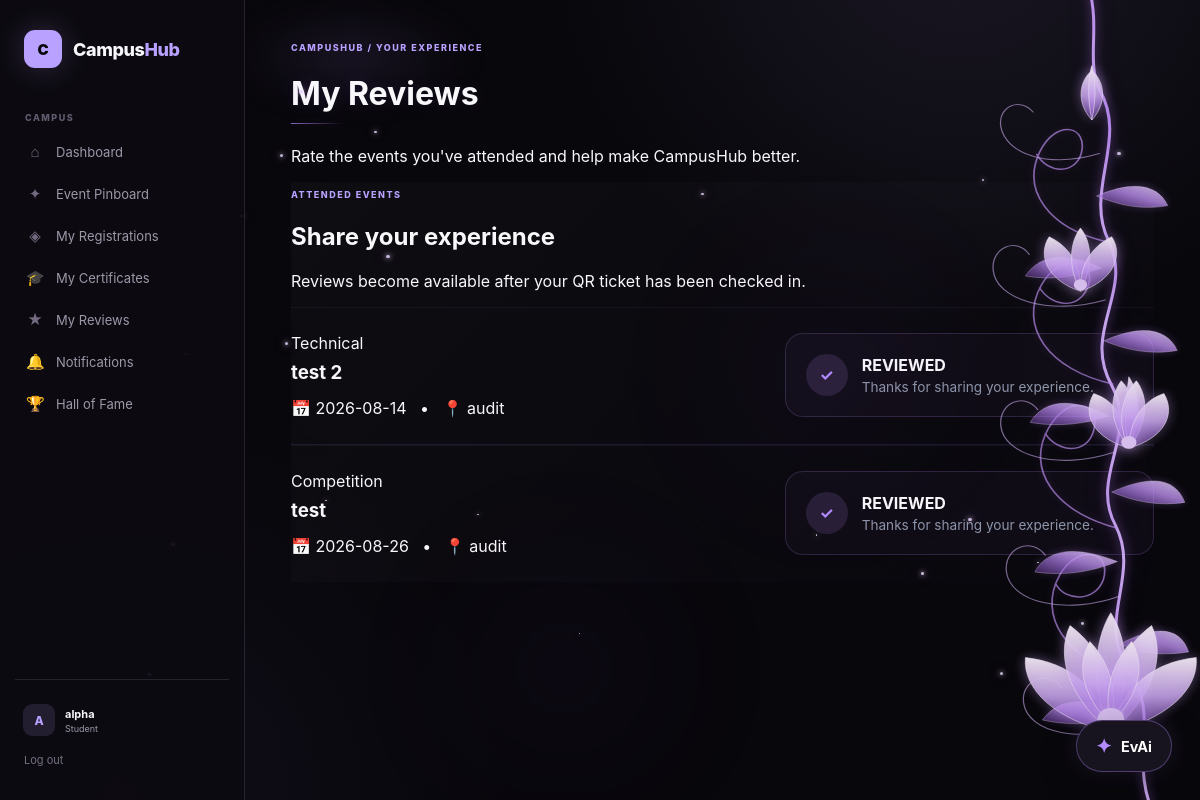
/events/reviews (signed in), run on the app's committed database.
### app/models.py (models this page shows, shortened)
class User(UserMixin, db.Model):
    id = db.Column(
        db.Integer,
        primary_key=True
    )
    name = db.Column(
        db.String(100),
        nullable=False
    )
    email = db.Column(
        db.String(150),
        unique=True,
        nullable=False
    )
    password_hash = db.Column(
        db.String(255),
        nullable=False
    )
    role = db.Column(
        db.String(30),
        nullable=False,
        default="student"
    )

class Event(db.Model):
    id = db.Column(
        db.Integer,
        primary_key=True
    )
    title = db.Column(
        db.String(150),
        nullable=False
    )
    description = db.Column(
        db.Text,
        nullable=False
    )
    event_type = db.Column(
        db.String(50),
        nullable=False
    )
    date = db.Column(
        db.String(20),
        nullable=False
    )
    start_time = db.Column(
        db.String(10),
        nullable=False
    )
    end_time = db.Column(
        db.String(10),
        nullable=False
    )
    venue = db.Column(
        db.String(150),
        nullable=False
    )
    expected_attendees = db.Column(
        db.Integer,
        default=0
    )
    budget = db.Column(
        db.Float,
        default=0
    )
    food_requirements = db.Column(
        db.Text,
        default=""
    )
    equipment_requirements = db.Column(
        db.Text,
        default=""
    )
    status = db.Column(
        db.String(30),
        default="pending"
    )
    organizer_id = db.Column(
        db.Integer,
        db.ForeignKey("user.id"),
        nullable=False
    )

class Registration(db.Model):
    id = db.Column(
        db.Integer,
        primary_key=True
    )
    student_id = db.Column(
        db.Integer,
        db.ForeignKey("user.id"),
        nullable=False
    )
    event_id = db.Column(
        db.Integer,
        db.ForeignKey("event.id"),
        nullable=False
    )
    registration_code = db.Column(
        db.String(50),
        unique=True,
        nullable=False
    )
    status = db.Column(
        db.String(30),
        default="registered"
    )
    checked_in = db.Column(
        db.Boolean,
        default=False
    )
    created_at = db.Column(
        db.DateTime,
        server_default=db.func.now()
    )
    student = db.relationship(
        "User",
        backref=db.backref(
            "registrations",
            lazy=True
        )
    )
    event = db.relationship(
        "Event",
        backref=db.backref(
            "registrations",
            lazy=True
        )
    )

### app/routes/events.py (the view)
@events_bp.route("/reviews")
@login_required
def my_reviews():
    if current_user.role != "student":
        return "Access denied", 403
    registrations = Registration.query.filter_by(
        student_id=current_user.id,
        checked_in=True
    ).order_by(
        Registration.created_at.desc()
    ).all()
    reviewed_event_ids = {
        review.event_id
        for review in Review.query.filter_by(
            student_id=current_user.id
        ).all()
    }
    return render_template(
        "events/my_reviews.html",
        registrations=registrations,
        reviewed_event_ids=reviewed_event_ids
    )

### app/templates/events/my_reviews.html (shortened to what this page needs)
{% extends "base.html" %}
{% block content %}
<div class="page-header">
    <div>
        <div class="eyebrow">
            CAMPUSHUB / YOUR EXPERIENCE
        </div>
        <h1>
            My Reviews
        </h1>
        <p>
            Rate the events you've attended and help make
            CampusHub better.
        </p>
    </div>
</div>
<div class="content-card">
    <div class="section-heading">
        <div>
            <span class="eyebrow">
                ATTENDED EVENTS
            </span>
            <h2>
                Share your experience
            </h2>
            <p>
                Reviews become available after your QR ticket
                has been checked in.
            </p>
        </div>
    </div>
    {% if registrations %}
        {% for registration in registrations %}
            {% set event = registration.event %}
            <div class="review-event-card">
                <div class="review-event-info">
                    <div class="event-type">
                        {{ event.event_type }}
                    </div>
                    <h3>
                        {{ event.title }}
                    </h3>
                    <div class="event-meta">
                        📅 {{ event.date }}
                        &nbsp; • &nbsp;
                        📍 {{ event.venue }}
                    </div>
                </div>
                {% if event.id in reviewed_event_ids %}
                    <div class="review-completed">
                        <div class="review-completed-icon">
                            ✓
                        </div>
                        <div>
                            <strong>
                                REVIEWED
                            </strong>
                            <p>
                                Thanks for sharing your experience.
                            </p>
                        </div>
                    </div>
                {% endif %}
            </div>
        {% endfor %}
    {% endif %}
</div>
{% endblock %}

### app/templates/base.html (shortened to what this page needs)
<!DOCTYPE html>
<html lang="en">
<head>
    <link
        rel="stylesheet"
        href="{{ url_for('static', filename='css/style.css') }}"
    >
</head>
<body class="{% if current_user.is_authenticated %}campushub-app{% endif %}">
    <div class="app-shell">
        {% if current_user.is_authenticated %}
        <aside class="sidebar">
            <a
                href="{{ url_for('main.dashboard') }}"
                class="brand"
            >
                <span class="brand-mark">
                    C
                </span>
                <span>
                    Campus<span>Hub</span>
                </span>
            </a>
            <div class="nav-section">
                <p class="nav-label">
                    CAMPUS
                </p>
                <a
                    href="{{ url_for('main.dashboard') }}"
                    class="nav-item"
                >
                    <span>⌂</span>
                    Dashboard
                </a>
                <a
                    href="{{ url_for('events.pinboard') }}"
                    class="nav-item"
                >
                    <span>✦</span>
                    Event Pinboard
                </a>
                <a
                    href="{{ url_for('events.my_registrations') }}"
                    class="nav-item"
                >
                    <span>◈</span>
                    My Registrations
                </a>
                {% if session.get("active_identity_type") == "student" %}
                <a
                    href="{{ url_for(
                        'certificate.my_certificates'
                    ) }}"
                    class="nav-item"
                >
                    <span>🎓</span>
                    My Certificates
                </a>
                {% endif %}
                {% if current_user.role == "student" %}
                <a
                    href="{{ url_for(
                        'events.my_reviews'
                    ) }}"
                    class="nav-item"
                >
                    <span>★</span>
                    My Reviews
                </a>
                {% endif %}
                <a
                    href="{{ url_for(
                        'notification.center'
                    ) }}"
                    class="nav-item"
                >
                    <span>🔔</span>
                    Notifications
                </a>
                <a
                    href="{{ url_for('main.hall_of_fame') }}"
                    class="nav-item"
                >
                    <span>🏆</span>
                    Hall of Fame
                </a>
            </div>
            <div class="sidebar-bottom">
                <div class="user-mini">
                    <div class="avatar">
                        {{ current_user.name[0]|upper }}
                    </div>
                    <div class="user-mini-info">
                        <strong>
                            {{ current_user.name }}
                        </strong>
                        <small>
                            {{ current_user.role|capitalize }}
                        </small>
                    </div>
                </div>
                <a
                    href="{{ url_for(
                        'auth.logout'
                    ) }}"
                    class="logout"
                >
                    Log out
                </a>
            </div>
        </aside>
        {% endif %}
        <main
            class="
                main-content
            "
        >
            {% block content %}
            {% endblock %}
        </main>
    </div>
    {% if current_user.is_authenticated %}
    <div id="evai-widget" class="evai-widget">
        <button
            type="button"
            id="evai-float-button"
            class="evai-float-button"
            aria-label="Open EvAi"
            title="Ask EvAi"
        >
            <span class="evai-float-icon">✦</span>
            <span class="evai-float-label">EvAi</span>
        </button>
    </div>
    {% endif %}
</body>
</html>

### data on the page
User: name "A", name "alpha", role "Student"
Event: event_type "Technical", title "test 2", date "2026-08-14", venue "audit"
Event: event_type "Competition", title "test", date "2026-08-26", venue "audit"
